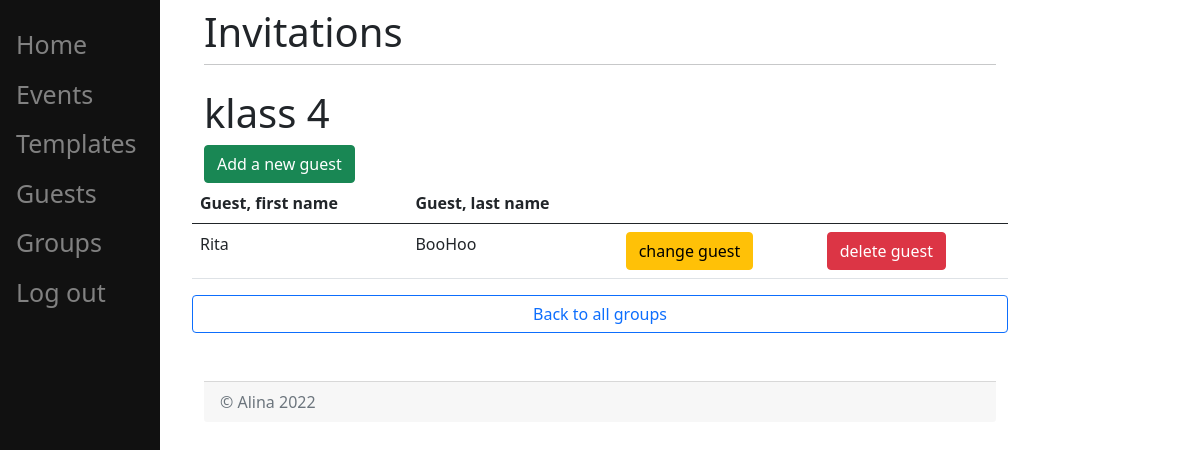
Before: /groups/view_group/24 (signed in) with the older database file.
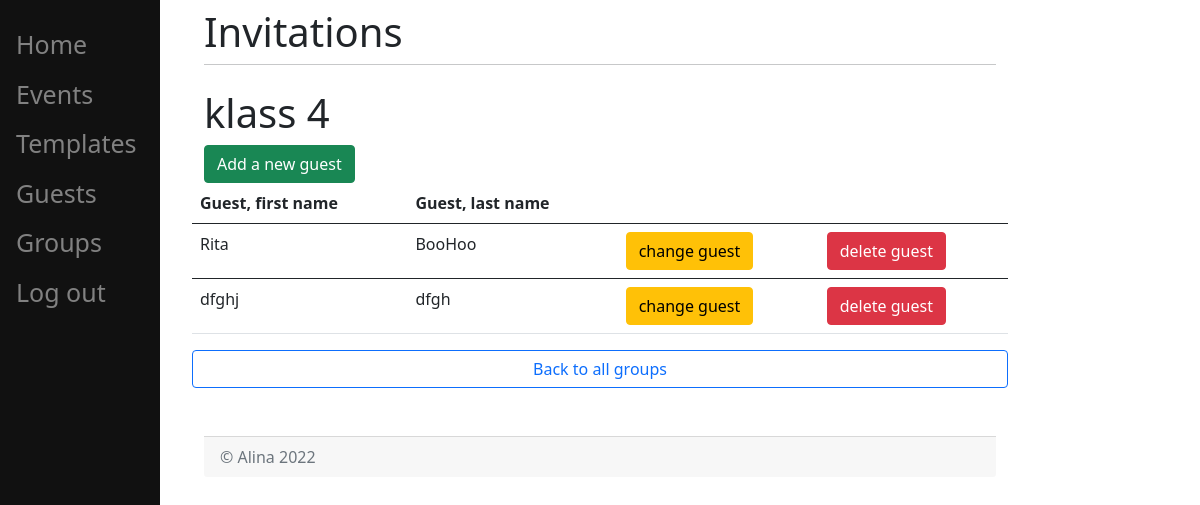
After: the same page with the newer database file.
### invitations/models.py (models this page shows, shortened)
class Guest(models.Model):
    group = models.ForeignKey(Group, on_delete=models.CASCADE)
    first_name = models.CharField(max_length=200)
    last_name = models.CharField(max_length=200)
    parent_name = models.CharField(max_length=200, default='Unknown')
    parent_phone = models.CharField(max_length=200, default='Unknown')
    email = models.EmailField(help_text="jaan@mail.com", default='Unknown')
    phone = models.CharField(max_length=200, default='Unknown')
    address = models.CharField(max_length=200, default='Unknown')

### invitations/views.py (the view)
def view_group(request, group_id):
    user = request.user
    try:
        group = user.group.get(id=group_id)
        return render(request, "invitations/view_group.html", {"group": group})
    except Group.DoesNotExist:
        raise Http404("No group matches the given query.")

### templates/invitations/view_group.html (shortened to what this page needs)
{% extends 'invitations/home.html' %}
{% block content %}
    <h1>{{ group.name }}</h1>
    <form action="/guests/add/">
        <button type="submit" class="btn btn-success">Add a new guest</button>
    </form>
    <table class="table">
        <thead>
        <tr>
            <th scope="col">Guest, first name</th>
            <th scope="col">Guest, last name</th>
            <th scope="col"></th>
            <th scope="col"></th>
        </tr>
        </thead>
        <tbody>
        {% for guest in  group.guest_set.all %}
            <tr>
                <td>{{ guest.first_name }}</td>
                <td>{{ guest.last_name }}</td>
                <td>
                    <a href="/guests/change/{{ guest.id }}" class="btn btn-warning">change guest</a>
                </td>
                <td>
                    <form action="/guests/delete/" method="post">
                        <button type="submit" class="btn btn-danger">delete guest</button>
                    </form>
                </td>
            </tr>
            </tbody>
        {% endfor %}
    </table>
    <a href="/groups" class="btn btn-outline-primary">Back to all groups</a>
{% endblock %}

Changed rows visible on the page:
added Guest: first_name "dfghj", last_name "dfgh"
